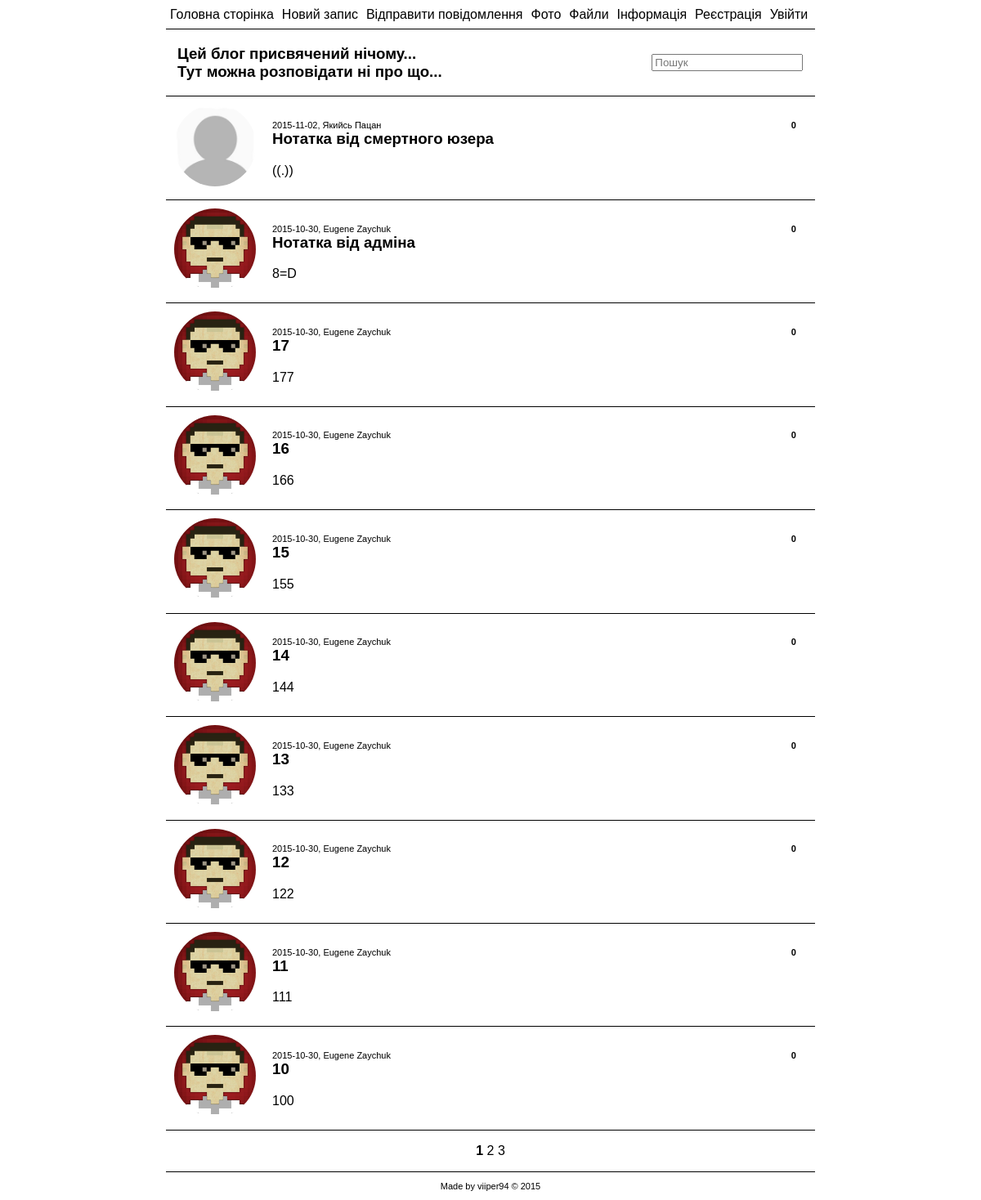
The page / on the database its author committed.
### tables this page shows
CREATE TABLE `notes` (
  `id` int(11) NOT NULL AUTO_INCREMENT,
  `created` date DEFAULT NULL,
  `title` varchar(100) NOT NULL,
  `article` varchar(12550) DEFAULT NULL,
  `author` varchar(50) NOT NULL,
  PRIMARY KEY (`id`)
);

CREATE TABLE `users` (
  `user` varchar(45) NOT NULL,
  `password` varchar(45) NOT NULL,
  `email` varchar(45) NOT NULL,
  `first_name` varchar(45) DEFAULT NULL,
  `second_name` varchar(45) DEFAULT NULL,
  `is_admin` tinyint(1) NOT NULL,
  `avatar_url` varchar(100) NOT NULL,
  `birth_day` smallint(2) DEFAULT NULL,
  `birth_month` smallint(2) DEFAULT NULL,
  `birth_year` smallint(4) DEFAULT NULL,
  PRIMARY KEY (`user`),
  UNIQUE KEY `user_UNIQUE` (`user`),
  UNIQUE KEY `email_UNIQUE` (`email`)
);

### index.php (the view, shortened to what this page needs)
<?php
	if(isset($_COOKIE["Username"])){
		$user = $_COOKIE["Username"];
		$enter = "<li><a href=profile.php title=$user>Профіль</a></li>
				<li><a href=exit.php>Вийти</a></li>";
	} else $enter = "<li><a href=reg.php>Реєстрація</a></li>
					<li><a href=reg.php>Увійти</a></li>";
	if(isset($_GET["page"])) $page = $_GET["page"];
	else $page = 1;
	$first_note_num = $page*10-10;
?>
<!DOCTYPE html>
<html lang="en">
	<head>
		<link rel=stylesheet href=css/main.css>
	</head>
	<body>
		<header>
			<ul>
				<li><a href=index.php>Головна сторінка</a></li>
				<li><a href=newnote.php>Новий запис</a></li>
				<li><a href=email.php>Відправити повідомлення</a></li>
				<li><a href=index.php>Фото</a></li>
				<li><a href=index.php>Файли</a></li>
				<li><a href=info.php>Інформація</a></li>
				<?php echo $enter;?>
			</ul>
		</header>
		<div class="main_content">
			<div class="main_intro">
				<h3>Цей блог присвячений нічому...<br>Тут можна розповідати ні про що...</h3>
			</div>
			<div class="main_search">
				<form action="search.php" method="GET">
					<input type="text" name="search" placeholder="Пошук">
				</form>
			</div>
		</div>
		<div class="main_content">
			<?php
				$link = mysqli_connect('127.0.0.1', 'root', 'root') or die ("База даних не працює :(");
				mysqli_select_db($link, "vii");
				$query = "SELECT * from notes order by created desc, id desc limit $first_note_num, 10";
				$select_note = mysqli_query($link, $query);
				while ($note = mysqli_fetch_array($select_note)){
					$id = $note ['id'];
					$created = $note ['created'];
					$title = $note ['title'];
					$full_article = $note ['article'];
					if(strlen($full_article)>500){
						$article = substr($full_article, 0, 500).
									"... <p><a href='note.php?id=$id&title=$title'><b>Читати далі</b></a></p>";
					} else{
						$article = $full_article;
					}
					$author_tmp = $note["author"];
					mysqli_select_db($link, "viireg");
					$select_name = mysqli_query($link, "SELECT * from users
											where user='$author_tmp'");
					$name = mysqli_fetch_array($select_name);
					$ava_url = $name["avatar_url"];
					$auth_fname = $name['first_name'];
					$auth_sname = $name['second_name'];
					if(empty("$auth_fname") && empty("$auth_sname")){
						$author = "$author_tmp";
					} else{
						$author = "$auth_fname $auth_sname";
					}
					mysqli_select_db($link, "vii");
					$querry = "SELECT count(id) from comments where art_id='$id'";
					$comments = mysqli_fetch_row(mysqli_query($link, $querry));
					echo 	"<div class='main_note'>
								<div class='ava'>
									<img src='img/profiles/$ava_url'>
								</div>
								<div class='main_note_content'>
									<span class='main_author'>$created, $author</span>
									<span class='main_comments_num'><b>$comments[0]</b></span>
									<a href='note.php?id=$id&title=$title'><h3>$title</h3></a>
									<p>$article</p>
								</div>
							</div>";
				}
			?>
		</div>
		<?php
			$count = mysqli_fetch_row(mysqli_query($link, "SELECT COUNT(id) FROM notes"));
			$notes_count = $count[0];
			if($notes_count > 10){
				echo "<div class='pages'><p>";
				for ($i=1; $i < $notes_count/10+1; $i++) {
					if($page == $i) echo "<a href='index.php?page=$i'><b>$i</b></a>\t";
					else echo "<a href='index.php?page=$i'>$i</a>\t";
				}
			echo "</p></div>";
			}
		?>
		<footer><p>Made by viiper94 &copy; 2015</p></footer>
	</body>
</html>

### css/main.css (style rules this page uses)
* { font-family: Arial; }
body { margin: 0; }
header { margin: auto; width: 794px; height: 35px; border-bottom: solid 1px; text-align: center; }
header a { display: block; color: #000; text-decoration: none; padding: 9px 5px 8px 5px; }
a { color: #000; text-decoration: none; }
img { width: 100px; }
.ava { max-width: 100px; max-height: 100px; overflow: hidden; float: left; margin: 10px; border-radius: 50%; }
.main_note { clear: left; border-top: solid 1px; }
.main_note_content { float: left; width: 654px; margin-left: 10px; padding: 10px 0px; }
.main_intro { float: left; width: 50%; padding-left: 14px; }
.main_search { float: right; padding: 30px 25px; width: 22%; }
.main_content { margin: auto; width: 794px; }
.main_note p { text-align: justify; }
.main_author { float: left; width: 50%; }
.main_comments_num { float: left; width: 48%; text-align: right; }
.main_note span { font-size: 11px; }
ul { list-style: none; margin: 0 auto; padding: 0px; }
li { display: inline-block; float: left; }
.pages { margin: auto; width: 794px; text-align: center; clear: left; border-top: 1px solid; }
footer { clear: left; margin: auto; width: 794px; border-top: black solid 1px; text-align: center; font-size: 11px; }

### rows shown on the page
notes: users.avatar_url (picture), created "2015-11-02", users.first_name+second_name "Якийсь Пацан", comments "0", title "Нотатка від смертного юзера", article "((.))"
notes: users.avatar_url (picture), created "2015-10-30", users.first_name+second_name "Eugene Zaychuk", comments "0", title "Нотатка від адміна", article "8=D"
notes: users.avatar_url (picture), created "2015-10-30", users.first_name+second_name "Eugene Zaychuk", comments "0", title "17", article "177"
notes: users.avatar_url (picture), created "2015-10-30", users.first_name+second_name "Eugene Zaychuk", comments "0", title "16", article "166"
notes: users.avatar_url (picture), created "2015-10-30", users.first_name+second_name "Eugene Zaychuk", comments "0", title "15", article "155"
notes: users.avatar_url (picture), created "2015-10-30", users.first_name+second_name "Eugene Zaychuk", comments "0", title "14", article "144"
notes: users.avatar_url (picture), created "2015-10-30", users.first_name+second_name "Eugene Zaychuk", comments "0", title "13", article "133"
notes: users.avatar_url (picture), created "2015-10-30", users.first_name+second_name "Eugene Zaychuk", comments "0", title "12", article "122"
notes: users.avatar_url (picture), created "2015-10-30", users.first_name+second_name "Eugene Zaychuk", comments "0", title "11", article "111"
notes: users.avatar_url (picture), created "2015-10-30", users.first_name+second_name "Eugene Zaychuk", comments "0", title "10", article "100"
